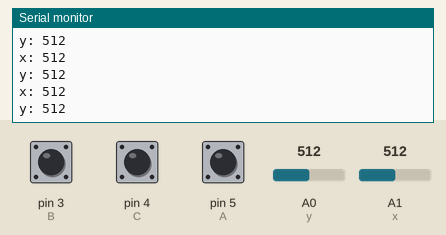
This sketch was run on a simulated Arduino Uno, built with avr-gcc and run on an emulated ATmega328P. Shown: the last lines printed to the serial monitor. The inputs (shaded band) are chosen by the test bench; at power-on: A1 (x) = 512, pin 3 (B) HIGH, pin 4 (C) HIGH, pin 5 (A) HIGH, A0 (y) = 512.

Above: at 7.7 s.
7.8 s: A1 (x) set to 108
At 8.26 s:
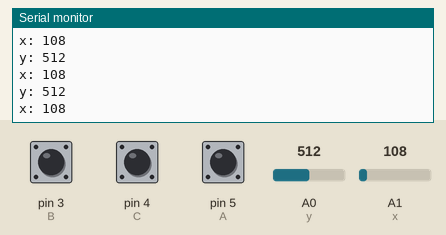
10.8 s: A1 (x) set to 89
At 10.88 s:
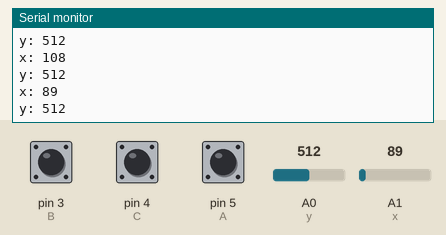
Timing chart, 0 to 13.3 s (numbered marks = the images above; inputs shaded):
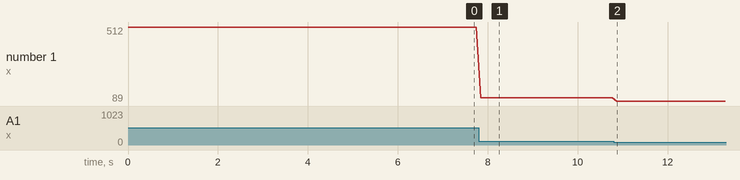

The sketch:

joystick.ino
```cpp
/* Stick */
int x = 1;
int y = 0;
/* Buttons */
int A = 5;
int B = 3;
int C = 4;

void setup()
{
  Serial.begin(9600);
  pinMode(A, INPUT);
  pinMode(B, INPUT);
  pinMode(C, INPUT);
}

void loop()
{
  Serial.print("x: ");
  Serial.println(analogRead(x));
  Serial.print("y: ");
  Serial.println(analogRead(y));
  if (digitalRead(A) == LOW) {
    Serial.print("A: ");
    Serial.println("pressed");
  }
  if (digitalRead(B) == LOW) {
    Serial.print("B: ");
    Serial.println("pressed");
  }
  if (digitalRead(C) == LOW) {
    Serial.print("C: ");
    Serial.println("pressed");
  }
  delay(100);
}
```

Measured:
- the behaviour switches between 100 and 99 on A1 (x) (found by bisection; images 1 and 2)
- after the input at 7.8 s, the serial monitor: prints a new line after 0.05 s (image 1)
- after the input at 10.8 s, the serial monitor: prints a new line after 0.07 s (image 2)
- plotted number 1: 512 → 108 after the input at 7.8 s, 108 → 89 after the input at 10.8 s
